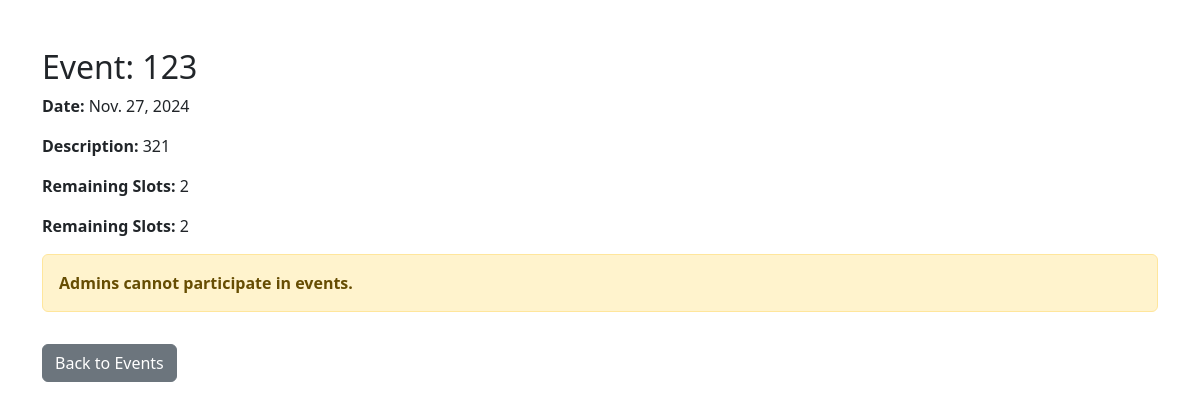
The app's page /events/5/ (signed in) with its own data.
### Society/models.py (models this page shows, shortened)
class Event(models.Model):
    society = models.ForeignKey(Society, on_delete=models.CASCADE, related_name="events")
    title = models.CharField(max_length=255)
    description = models.TextField()
    date = models.DateField()
    venue = models.CharField(max_length=255)
    created_at = models.DateTimeField(auto_now_add=True)
    created_by = models.ForeignKey(CustomUser, on_delete=models.CASCADE)
    image = models.ImageField(upload_to='events/images/', blank=True, null=True)
    video = models.FileField(upload_to='events/videos/', blank=True, null=True)
    is_participating_event = models.BooleanField(default=False)
    max_participants = models.PositiveIntegerField(null=True, blank=True)
    participants = models.ManyToManyField(CustomUser, related_name="participating_events", blank=True)
    banned_participants = models.ManyToManyField(CustomUser, related_name='banned_events', blank=True)
    def remaining_slots(self):
        if self.is_participating_event:
            return self.max_participants - self.participants.count()
        return None

### Society/views.py (the view)
# urls.py: path('events/<int:event_id>/', sviews.event_detail, name='event_detail'),
@login_required
def event_detail(request, event_id):
    event = get_object_or_404(Event, id=event_id)
    user = request.user
    is_admin = event.society.admins.filter(id=user.id).exists()
    storage = get_messages(request)
    user_message = None
    for message in storage:
        if "Your participation in the event" in str(message):
            user_message = str(message)
            break
    context = {
        'event': event,
        'can_participate': event.is_participating_event and user not in event.participants.all() and not is_admin,
        'remaining_slots': event.remaining_slots(),
        'is_admin': is_admin,
        'user_message': user_message,
    }
    return render(request, 'event_detail.html', context)

### Templates/event_detail.html (shortened to what this page needs)
<!DOCTYPE html>
<html lang="en">
<head>
    <link href="https://cdn.jsdelivr.net/npm/bootstrap@5.3.0/dist/css/bootstrap.min.css" rel="stylesheet">
</head>
<body>
    <div class="container mt-5">
        <h2>Event: {{ event.title }}</h2>
        <p><strong>Date:</strong> {{ event.date }}</p>
        <p><strong>Description:</strong> {{ event.description }}</p>
        {% if event.is_participating_event %}
        <p><strong>Remaining Slots:</strong> {{ remaining_slots }}</p>
        {% endif %}
        {% if event.is_participating_event %}
    <p><strong>Remaining Slots:</strong> {{ remaining_slots }}</p>
    {% if user in event.banned_participants.all %}
    <div class="alert alert-danger">
        <strong>You have been removed from this event and cannot re-register.</strong>
    </div>
{% elif can_participate %}
    <form method="post" action="{% url 'add_participation_detail' event.id %}">
        {% csrf_token %}
        <button type="submit" class="btn btn-success">Participate</button>
    </form>
{% elif is_admin %}
    <div class="alert alert-warning">
        <strong>Admins cannot participate in events.</strong>
    </div>
{% else %}
    <div class="alert alert-info">
        <strong>You have already registered for this event.</strong>
    </div>
{% endif %}
{% endif %}
        <a href="{% url 'upcoming_events' event.society.id %}" class="btn btn-secondary mt-3">Back to Events</a>
    </div>
</body>
</html>

### records on screen
Event: title "123", date "Nov. 27, 2024", description "321"

### other values on screen
{{ remaining_slots }} "2"
